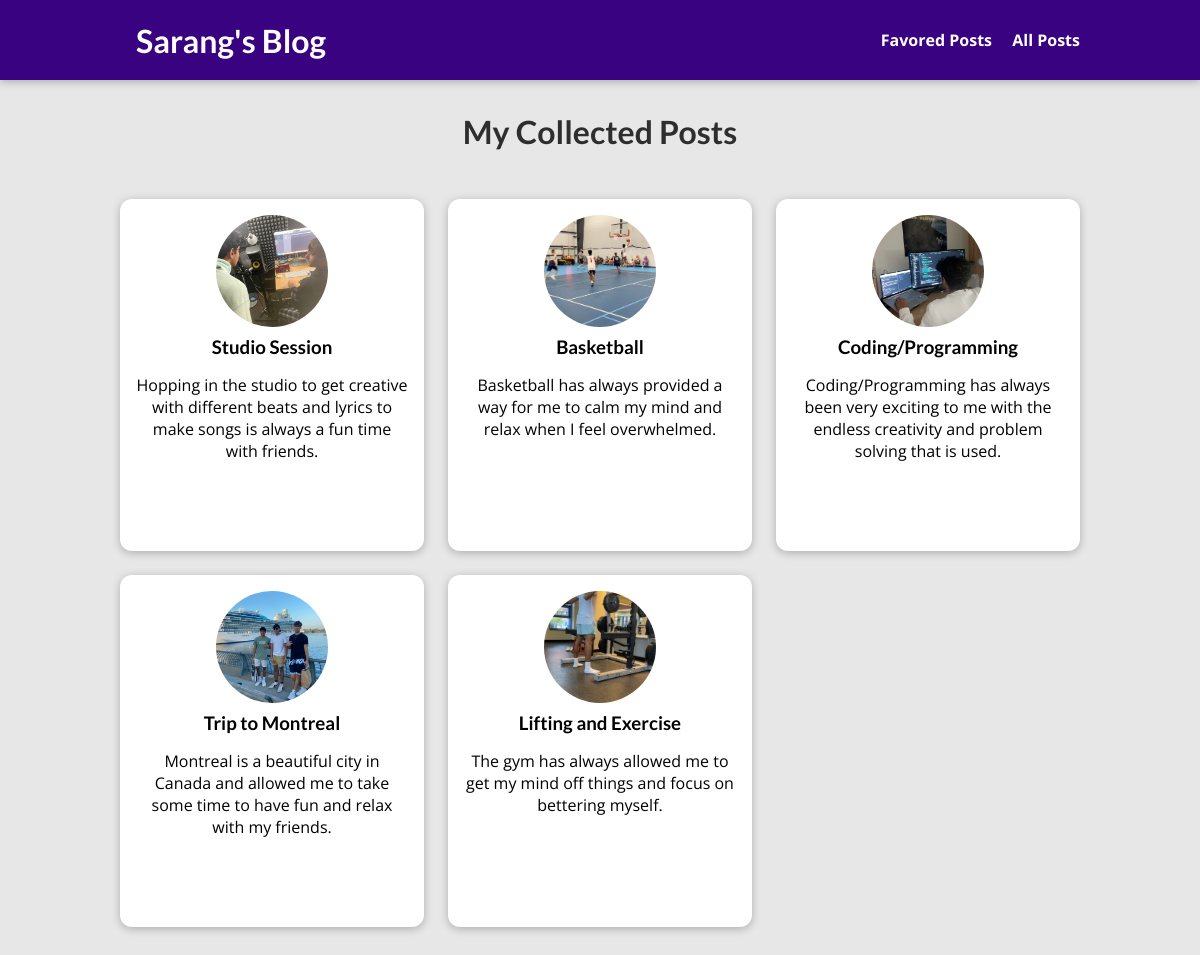
/posts/, run on the app's committed database.
### blog/models.py (models this page shows, shortened)
class Post(models.Model):
    title = models.CharField(max_length=100)
    excerpt = models.CharField(max_length=200)
    image = models.ImageField(upload_to="posts", null=True)
    date = models.DateField(auto_now=True)
    slug = models.SlugField(unique=True, db_index=True)
    content = models.TextField(validators=[MinLengthValidator(10)])
    author = models.ForeignKey(Author, on_delete=models.SET_NULL, null=True, related_name="posts")
    tags = models.ManyToManyField(Tag)

### blog/views.py (the view)
# urls.py: path("posts/", views.AllPostsView.as_view(), name = "posts-page"),
class AllPostsView(ListView):
    template_name = "blog/all-posts.html"
    model = Post
    ordering = ["-date"]
    context_object_name = "all_posts"

### blog/templates/blog/all-posts.html (shortened to what this page needs)
{% extends "base.html" %}
{% load static %}
{% block css_files %}
<link rel="stylesheet" href="{% static "blog/post.css" %}"/>
    <link rel="stylesheet" href="{% static "blog/all-posts.css" %}"/>
{% endblock %}
{% block content %}
<section id="all-posts">
    <h2>My Collected Posts</h2>
    <ul>
        {% for post in all_posts %}
            {% include "blog/includes/post.html" %}
        {% endfor %}
    </ul>
</section>
{% endblock %}

### templates/base.html (shortened to what this page needs)
{% load static %}
<!DOCTYPE html>
<html lang="en">
    <head>
        <link rel="stylesheet" href="{% static "app.css" %}">
        {% block css_files %}{% endblock %}
    </head>
    <body>
        <header id="main-navigation">
            <h1><a href="{% url "starting-page" %}">Sarang's Blog</a></h1>
            <nav>
                <a href="{% url "read-later" %}">Favored Posts</a>
                <a href="{% url "posts-page" %}">All Posts</a>
            </nav>
        </header>
        {% block content %}
        {% endblock %}
    </body>
</html>

### blog/templates/blog/includes/post.html
<li>
    <article class="post">
        <a href="{% url "post-detail-page" post.slug %}">
            <img src="{{ post.image.url }}" alt="{{ post.title }}"/>
            <div class="post__content">
                <h3>{{ post.title }}</h3>
                <p>
                    {{ post.excerpt }}
                </p>
            </div>
        </a>
    </article>
</li>

### static/app.css (style rules this page uses)
* { box-sizing: border-box; }
html { font-family: 'Open Sans', 'Lato', sans-serif; }
body { margin: 0; }
h1, h2, h3 { font-family: 'Lato', sans-serif; font-weight: bold; }
#main-navigation { width: 100%; height: 5rem; display: flex; justify-content: space-between; align-items: center; padding: 0 10%; position: absolute; top: 0; left: 0; }
#main-navigation a { text-decoration: none; color: white; font-weight: bold; margin-left: 1rem; }

### blog/static/blog/post.css (style rules this page uses)
.post { display: flex; flex-direction: column; align-items: center; text-align: center; }
.post a { text-decoration: none; color: black; transition: all 0.2s ease; padding: 1rem; }
.post img { width: 5rem; height: 5rem; object-fit: cover; border-radius: 50%; }
.post h3 { margin: 0.25rem 0; }

### blog/static/blog/all-posts.css (style rules this page uses)
body { background-color: #e7e7e7; }
#main-navigation { background-color: #390281; box-shadow: 0 2px 8px rgba(0, 0, 0, 0.25); }
#all-posts { margin: 7rem auto; width: 90%; max-width: 60rem; }
#all-posts h2 { text-align: center; font-size: 2rem; color: #2e2e2e; margin: 3rem 0; }
ul { list-style: none; margin: 0; padding: 0; display: grid; grid-template-columns: repeat(auto-fill, minmax(17rem, 1fr)); gap: 1.5rem; }
.post img { width: 7rem; height: 7rem; }
.post a { height: 22rem; transform-origin: center; box-shadow: 0 2px 8px rgba(0, 0, 0, 0.25); border-radius: 12px; background-color: white; }

### data on the page
Post: image (picture), title "Studio Session", excerpt "Hopping in the studio to get creative with different beats and lyrics to make songs is always a fun time with friends."
Post: image (picture), title "Basketball", excerpt "Basketball has always provided a way for me to calm my mind and relax when I feel overwhelmed."
Post: image (picture), title "Coding/Programming", excerpt "Coding/Programming has always been very exciting to me with the endless creativity and problem solving that is used."
Post: image (picture), title "Trip to Montreal", excerpt "Montreal is a beautiful city in Canada and allowed me to take some time to have fun and relax with my friends."
Post: image (picture), title "Lifting and Exercise", excerpt "The gym has always allowed me to get my mind off things and focus on bettering myself."
